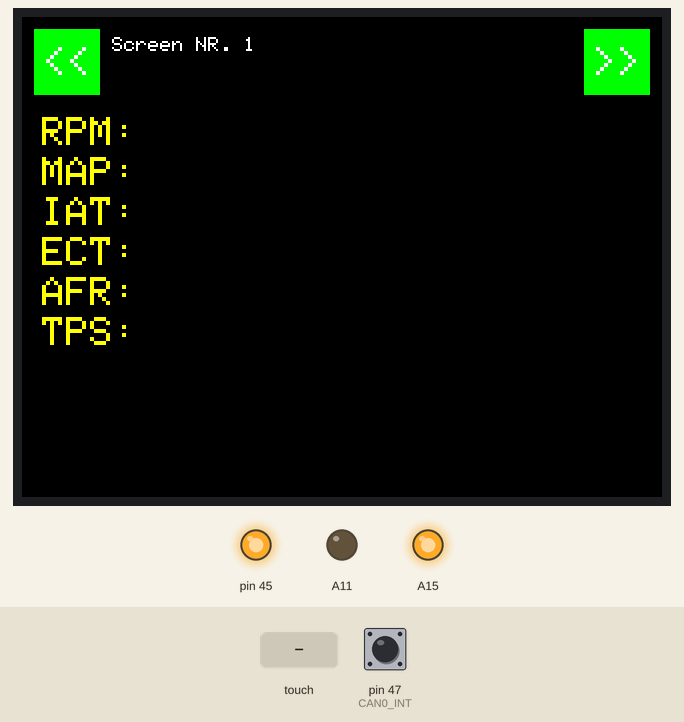
Simulated run of this sketch. Board: Arduino Mega 2560, built with avr-gcc and run on an emulated ATmega2560. On the bench: 320×240 colour display, output pins drawn as LEDs (lit = HIGH). The inputs (shaded band) are chosen by the test bench; at power-on: pin 47 (CAN0_INT) HIGH. What the sketch prints to the serial monitor is not drawn.

Above: at 4.7 s.
4.8 s: touch panel pressed at 87 % / 90 % of its raw x / y range
At 5.4 s:
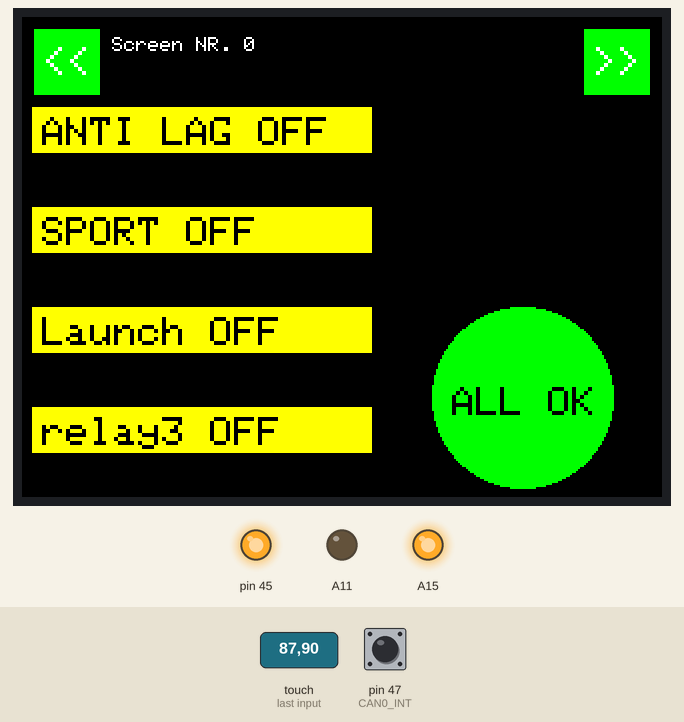
6.4 s: touch panel pressed at 13 % / 50 % of its raw x / y range
At 7.2 s:
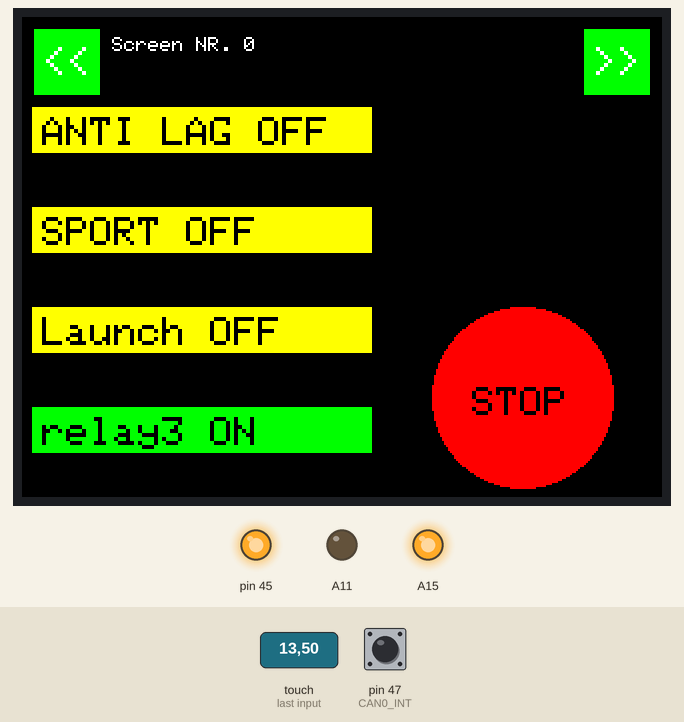
7.9 s: touch panel pressed at 38 % / 50 % of its raw x / y range
At 8.3 s:
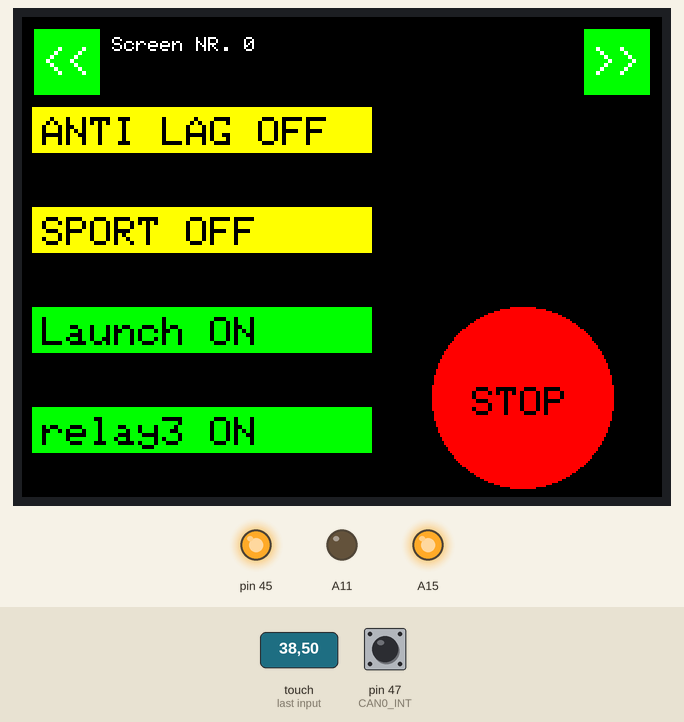
9.4 s: touch panel pressed at 87 % / 90 % of its raw x / y range
At 10.2 s:
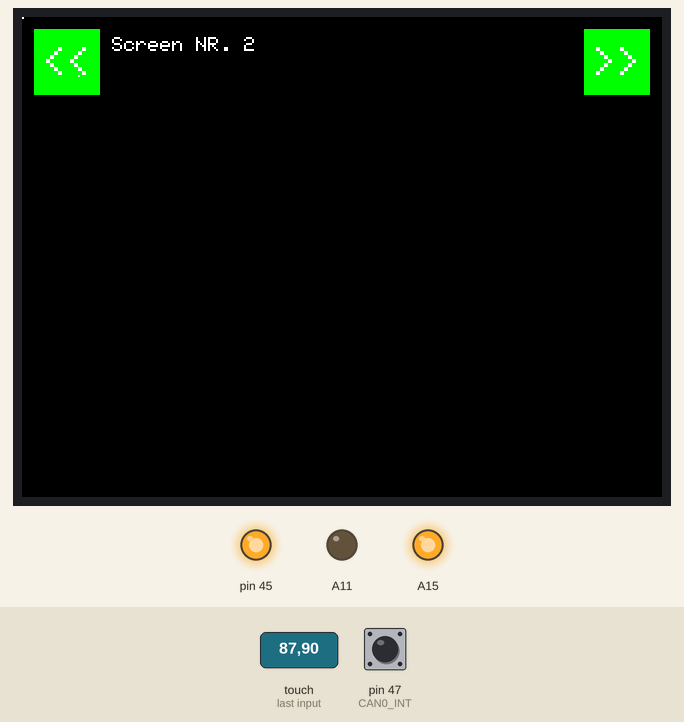
12.9 s: touch panel pressed at 87 % / 90 % of its raw x / y range
At 13.9 s:
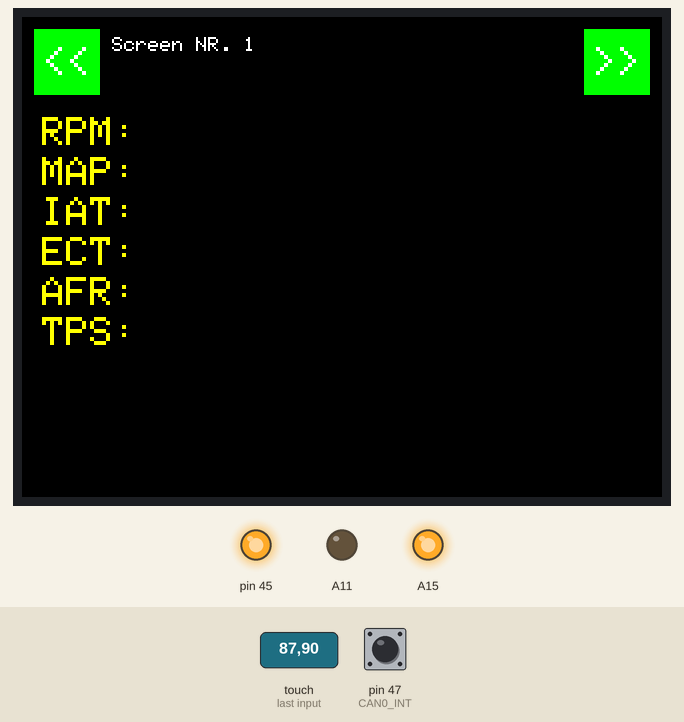
Timing chart, 0 to 15.4 s (numbered marks = the images above; inputs shaded):
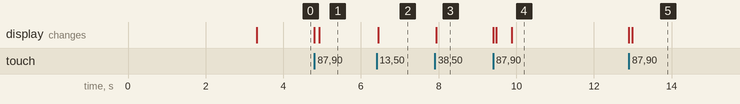

Measured:
- after the input at 4.8 s, the display: first changes at once (image 1 shows a later state)
- after the input at 6.4 s, the display: changes at once (image 2)
- after the input at 7.9 s, the display: changes at once (image 3)
- after the input at 9.4 s, the display: first changes at once (image 4 shows a later state)
- after the input at 12.9 s, the display: first changes at once (image 5 shows a later state)

The sketch:

Arduino_Bluetooch_mega.ino
```cpp
// ARDUINO MEGA   pins   MOSI 51    MISO 50    SCK 52    int 47    cs (chip select )49
////////////////////////////////////////////////////////
//


//Axilometer   A15 = vcc   A14=x   A13 = y  A12= z   A11=GND


#include <mcp_can.h>
#include <SPI.h>
#include <Adafruit_TFTLCD.h>
#include <Adafruit_GFX.h>
#include <TouchScreen.h>


#define LCD_CS A3
#define LCD_CD A2
#define LCD_WR A1
#define LCD_RD A0
#define LCD_RESET A4

#define TS_MINX 122
#define TS_MINY 73
#define TS_MAXX 914
#define TS_MAXY 914

#define YP A3
#define XM A2
#define YM 9
#define XP 8

#define BLACK   0x0000
#define BLUE    0x001F
#define RED     0xF800
#define GREEN   0x07E0
#define CYAN    0x07FF
#define MAGENTA 0xF81F
#define YELLOW  0xFFE0
#define WHITE   0xFFFF

Adafruit_TFTLCD tft(LCD_CS, LCD_CD, LCD_WR, LCD_RD, LCD_RESET);


TouchScreen ts = TouchScreen(XP, YP, XM, YM, 364);

boolean buttonEnabled = true;
int screen_nr = 1;
boolean ExtraButtonScreen0 = false;
boolean ExtraButtonScreen1 = false;
boolean ExtraButtonScreen2 = false;

bool antilag = false;
bool relay1 = false;
bool relay2 = false;
bool relay3 = false;
bool relay4 = false;
bool chekEngineLight = true;


struct CanInMesages
{
	unsigned int rpm;
	int map;
	int iat;
	int ect;
	unsigned char  afr;
	int tps;
};

CanInMesages parameters;

byte dataToSend[8] = { 0x00, 0x00, 0x00, 0x00, 0x00, 0x00, 0x00, 0x00 };
unsigned long CanSendTimer = 0;

long unsigned int rxId;
unsigned char len = 0;
unsigned char rxBuf[8];
char msgString[128];                        // Array to store serial string

#define CAN0_INT 47                              // Set INT to pin 2
MCP_CAN CAN0(49);                               // Set CS to pin 10

void FirstSceen() {

	tft.fillScreen(BLACK);
	tft.drawRect(0, 0, 319, 240, YELLOW);

	tft.setCursor(40, 50);
	tft.setTextColor(GREEN);
	tft.setTextSize(8);
	tft.print("P D K");

	tft.setCursor(65, 130);
	tft.setTextColor(WHITE);
	tft.setTextSize(3);
	tft.print("ChipTuning");

	tft.setCursor(80, 180);
	tft.setTextColor(YELLOW);
	tft.setTextSize(3);
	tft.print("CAN BUS ");

	//PrintButtonsTop();
}


void setup()
{
	Serial.begin(115200);

	tft.reset();
	uint16_t identifier = tft.readID();
	tft.begin(identifier);
	tft.setRotation(1);

	// Initialize MCP2515 running at 16MHz with a baudrate of 500kb/s and the masks and filters disabled.
	if (CAN0.begin(MCP_ANY, CAN_500KBPS, MCP_8MHZ) == CAN_OK)
		Serial.println("MCP2515 Initialized Successfully!");
	else
		Serial.println("Error Initializing MCP2515...");

	CAN0.setMode(MCP_NORMAL);                     // Set operation mode to normal so the MCP2515 sends acks to received data.

	pinMode(CAN0_INT, INPUT_PULLUP);                            // Configuring pin for /INT input
	pinMode(45, OUTPUT);
	digitalWrite(45, HIGH);                          //  POWER +5 Volt for can module

	pinMode(A15, OUTPUT);
	digitalWrite(A15, HIGH);
	pinMode(A11, OUTPUT);
	digitalWrite(A11, LOW);

	FirstSceen();
	delay(3000);
	GetScreen();
}

void loop()
{

	getMeasge();
	TachpadLocation();

	if ((millis() - CanSendTimer) > 250)
	{
		byte sndStat = CAN0.sendMsgBuf(0x100, 0, 8, dataToSend);
		//Serial.println(dataToSend[0]);

		if (parameters.ect>105)
		{
			chekEngineLight = true;

		}

		if (relay2)
		{
			if (parameters.tps>95)
			{
				relay2 = false;
				dataToSend[2] = 0;
				if (ExtraButtonScreen0 )
				{
					Screen0();
				}
			}
		}

		CanSendTimer = millis();
	}

}

void PrintButtonsTop() {
	tft.fillRect(5, 5, 35, 35, GREEN);
	tft.drawRect(5, 5, 35, 35, BLACK);
	tft.setCursor(10, 15);
	tft.setTextColor(WHITE);
	tft.setTextSize(2);
	tft.print("<<");

	tft.fillRect(280, 5, 35, 35, GREEN);
	tft.drawRect(280, 5, 35, 35, BLACK);
	tft.setCursor(285, 15);
	tft.setTextColor(WHITE);
	tft.setTextSize(2);
	tft.print(">>");
}

void getMeasge() {

	if (!digitalRead(CAN0_INT))                         // If CAN0_INT pin is low, read receive buffer
	{
		CAN0.readMsgBuf(&rxId, &len, rxBuf);      // Read data: len = data length, buf = data byte(s)

		sprintf(msgString, "Standard ID: 0x%.3lX       DLC: %1d  Data:", rxId, len);   // Determine if ID is standard (11 bits) or extended (29 bits)

		Serial.print(msgString);


		for (byte i = 0; i < len; i++) {
			sprintf(msgString, " 0x%.2X", rxBuf[i]);
			Serial.print(msgString);

		}
		Serial.print(msgString);
		Serial.println();

		unsigned char a = 0;
		unsigned char b = 0;

		switch (rxId)
		{
		case 0x280:
			parameters.rpm = 0;
			a = rxBuf[2];
			b = rxBuf[3];

			((unsigned char*)(&parameters.rpm))[0] = a;
			((unsigned char*)(&parameters.rpm))[1] = b;

			//Serial.println("debug 640/////////////////");
			if (ExtraButtonScreen1)
			{
				Screen1(true);
			}
			break;
		case 0x5f2:
			parameters.map = 0;
			a = rxBuf[2];
			b = rxBuf[3];
			((unsigned char*)(&parameters.map))[0] = b;
			((unsigned char*)(&parameters.map))[1] = a;
			parameters.map = parameters.map - 1000;

			parameters.iat = 0;
			a = rxBuf[4];
			b = rxBuf[5];
			((unsigned char*)(&parameters.iat))[0] = b;
			((unsigned char*)(&parameters.iat))[1] = a;
			parameters.iat = ((parameters.iat  / 10) -32) * 5 / 9;

			parameters.ect = 0;
			a = rxBuf[6];
			b = rxBuf[7];
			((unsigned char*)(&parameters.ect))[0] = b;
			((unsigned char*)(&parameters.ect))[1] = a;
			parameters.ect = ((parameters.ect / 10) - 32) * 5 / 9;

			break;
		case 0x5f3:
			parameters.tps = 0;
			a = rxBuf[0];
			b = rxBuf[1];
			((unsigned char*)(&parameters.tps))[0] = b;
			((unsigned char*)(&parameters.tps))[1] = a;
			parameters.tps = map(parameters.tps, 0, 1023, 0, 100);

			break;

		case 0x60F:
			//parameters.afr = 0;
			a = rxBuf[0];
			parameters.afr = a;


			break;
		default:
			break;
		}
	}
}

unsigned char CalcCHK() {

	int ch = 0;
	ch += rxId += len;
	for (size_t i = 0; i < sizeof(rxBuf); i++)
	{
		ch += rxBuf[i];
	}

	int u = ch / 11;
	unsigned char chk = 11 - u;
	Serial.println(ch);
	Serial.println(u);
	Serial.println(chk);

	return chk;
}


void TachpadLocation() {

	TSPoint p = ts.getPoint();

	if (p.z > ts.pressureThreshhold) {

		p.x = map(p.x, TS_MAXX, TS_MINX, 0, 240);
		p.y = map(p.y, TS_MAXY, TS_MINY, 0, 320);

		Serial.print(p.x);
		Serial.print("    ");
		Serial.print(p.y);
		Serial.print("    ");
		Serial.println(p.z);

		if (p.x > 0 && p.x < 40 && p.y > 0 && p.y < 40 && buttonEnabled) {

			buttonEnabled = false;
			screen_nr--;

			pinMode(XM, OUTPUT);
			pinMode(YP, OUTPUT);
			Serial.println("minussss");

			GetScreen();
			delay(200);

		}
		if (p.x > 0 && p.x < 40 && p.y > 280 && p.y < 320 && buttonEnabled) {

			buttonEnabled = false;
			screen_nr++;

			pinMode(XM, OUTPUT);
			pinMode(YP, OUTPUT);
			Serial.println("Pluss");

			GetScreen();
			delay(200);

		}

		if (p.x > 44 && p.x < 67 && p.y > 47 - 40 && p.y < 218 - 40 && buttonEnabled && ExtraButtonScreen0) {

			buttonEnabled = false;

			pinMode(XM, OUTPUT);
			pinMode(YP, OUTPUT);

			antilag = !antilag;
			Serial.print("ALS ");
			Serial.println(antilag);
			Screen0();
			delay(200);

		}
		if (p.x > 95 && p.x < 120 && p.y > 47 - 40 && p.y < 218 - 40 && buttonEnabled && ExtraButtonScreen0) {

			buttonEnabled = false;

			pinMode(XM, OUTPUT);
			pinMode(YP, OUTPUT);

			relay1 = !relay1;
			Serial.print("rel1 ");
			Serial.println(relay1);
			Screen0();
			delay(200);

		}
		if (p.x > 144 && p.x < 167 && p.y > 47 - 40 && p.y < 218 - 40 && buttonEnabled && ExtraButtonScreen0) {

			buttonEnabled = false;

			pinMode(XM, OUTPUT);
			pinMode(YP, OUTPUT);

			relay2 = !relay2;
			Serial.print("relay2 ");
			Serial.println(relay2);
			Screen0();
			delay(200);

		}
		if (p.x > 194 && p.x < 218 && p.y > 47 - 40 && p.y < 218 - 40 && buttonEnabled && ExtraButtonScreen0) {

			buttonEnabled = false;

			pinMode(XM, OUTPUT);
			pinMode(YP, OUTPUT);

			relay3 = !relay3;
			Serial.print("relay3 ");
			Serial.println(relay3);
			chekEngineLight = !chekEngineLight;
			Screen0();
			delay(200);

		}
		if (buttonEnabled && ExtraButtonScreen2) {

			buttonEnabled = false;

			Screen2(p.x, p.y);

		}
		if (p.x >230 && p.x < 260 && p.y > 0 && p.y < 20 && buttonEnabled && ExtraButtonScreen2) {

			buttonEnabled = false;

			GetScreen();
			delay(100);

		}
	}

}

void GetScreen() {

	if (screen_nr > 2) screen_nr = 0;
	if (screen_nr < 0) screen_nr = 2;

	if (screen_nr != 0) ExtraButtonScreen0 = false;
	if (screen_nr != 1) ExtraButtonScreen1 = false;
	if (screen_nr != 2) ExtraButtonScreen2 = false;


	Serial.println(screen_nr);

	switch (screen_nr)
	{
	case 0:
		tft.fillScreen(BLACK);
		PrintButtonsTop();
		prinoOnTEST(screen_nr);
		Screen0();

		ExtraButtonScreen0 = true;

		delay(200);
		buttonEnabled = true;
		break;

	case 1:
		tft.fillScreen(BLACK);
		PrintButtonsTop();
		prinoOnTEST(screen_nr);

		Screen1(false);

		ExtraButtonScreen1 = true;

		delay(200);
		buttonEnabled = true;
		break;
	case 2:
		tft.fillScreen(BLACK);
		PrintButtonsTop();
		prinoOnTEST(screen_nr);

		Screen2(0, 0);

		ExtraButtonScreen2 = true;

		delay(200);
		buttonEnabled = true;
		break;

	default:
		break;
	}


}

void prinoOnTEST(int n) {

	tft.setCursor(45, 10);
	tft.setTextColor(WHITE);
	tft.setTextSize(1);
	tft.print("Screen NR. ");
	tft.print(n);

}

void Screen0() {
	pinMode(XM, OUTPUT);
	pinMode(YP, OUTPUT);

	if (antilag)
	{
		tft.fillRect(45 - 40, 45, 170, 23, GREEN);
		tft.setCursor(50 - 40, 50);
		tft.setTextColor(BLACK);
		tft.setTextSize(2);
		tft.print("ANTI LAG ON ");

		dataToSend[0] = 1;
	}
	else
	{
		tft.fillRect(45 - 40, 45, 170, 23, YELLOW);
		tft.setCursor(50 - 40, 50);
		tft.setTextColor(BLACK);
		tft.setTextSize(2);
		tft.print("ANTI LAG OFF ");
		dataToSend[0] = 0;
	}

	if (relay1)
	{
		tft.fillRect(45 - 40, 95, 170, 23, GREEN);
		tft.setCursor(50 - 40, 100);
		tft.setTextColor(BLACK);
		tft.setTextSize(2);
		tft.print("SPORT ON ");

		dataToSend[1] = 1;
	}
	else
	{
		tft.fillRect(45 - 40, 95, 170, 23, YELLOW);
		tft.setCursor(50 - 40, 100);
		tft.setTextColor(BLACK);
		tft.setTextSize(2);
		tft.print("SPORT OFF ");
		dataToSend[1] = 0;
	}

	if (relay2)
	{
		tft.fillRect(45 - 40, 145, 170, 23, GREEN);
		tft.setCursor(50 - 40, 150);
		tft.setTextColor(BLACK);
		tft.setTextSize(2);
		tft.print("Launch ON ");

		dataToSend[2] = 1;
	}
	else
	{
		tft.fillRect(45 - 40, 145, 170, 23, YELLOW);
		tft.setCursor(50 - 40, 150);
		tft.setTextColor(BLACK);
		tft.setTextSize(2);
		tft.print("Launch OFF ");
		dataToSend[2] = 0;
	}

	if (relay3)
	{
		tft.fillRect(45 - 40, 195, 170, 23, GREEN);
		tft.setCursor(50 - 40, 200);
		tft.setTextColor(BLACK);
		tft.setTextSize(2);
		tft.print("relay3 ON ");

		dataToSend[3] = 1;
	}
	else
	{
		tft.fillRect(45 - 40, 195, 170, 23, YELLOW);
		tft.setCursor(50 - 40, 200);
		tft.setTextColor(BLACK);
		tft.setTextSize(2);
		tft.print("relay3 OFF ");
		dataToSend[3] = 0;
	}

	if (chekEngineLight)
	{
		//tft.fillRect(195, 195, 80, 23, GREEN);
		tft.fillCircle(250, 190, 45, GREEN);
		tft.setCursor(215, 185);
		tft.setTextColor(BLACK);
		tft.setTextSize(2);
		tft.print("ALL OK ");
	}
	else
	{
		//tft.fillRect(195, 195, 80, 23, RED);
		tft.fillCircle(250, 190, 45, RED);
		tft.setCursor(225, 185);
		tft.setTextColor(BLACK);
		tft.setTextSize(2);
		tft.print("STOP");

	}

	buttonEnabled = true;
}


void Screen1(bool x) {

	pinMode(XM, OUTPUT);
	pinMode(YP, OUTPUT);

	if (x)
	{
		tft.fillRect(55, 45, 80, 23, BLACK);
		tft.setCursor(60, 50);

		if (parameters.rpm<400)
		{
			tft.setTextColor(BLUE);
			tft.setTextSize(2);
			tft.print(parameters.rpm);
		}
		else if(parameters.rpm>7000){
			tft.setTextColor(RED);
			tft.setTextSize(2);
			tft.print(parameters.rpm);
		}
		else
		{
			tft.setTextColor(YELLOW);
			tft.setTextSize(2);
			tft.print(parameters.rpm);
		}

		tft.drawFastHLine(150, 55, 200, BLACK);
		tft.drawFastHLine(150, 55, parameters.rpm / 50, RED);

		tft.fillRect(55, 65, 80, 23, BLACK);
		tft.setCursor(60, 70);
		tft.setTextColor(YELLOW);
		tft.setTextSize(2);
		tft.print(parameters.map);

		tft.fillRect(55, 85, 80, 23, BLACK);
		tft.setCursor(60, 90);
		tft.setTextColor(YELLOW);
		tft.setTextSize(2);
		tft.print(parameters.iat);

		tft.fillRect(55, 105, 80, 23, BLACK);
		tft.setCursor(60, 110);

		if (parameters.ect<50)
		{
			tft.setTextColor(BLUE);
			tft.setTextSize(2);
			tft.print(parameters.ect);
		}
		else if (parameters.ect>102) {
			tft.setTextColor(RED);
			tft.setTextSize(2);
			tft.print(parameters.ect);
		}
		else
		{
			tft.setTextColor(YELLOW);
			tft.setTextSize(2);
			tft.print(parameters.ect);
		}


		tft.fillRect(55, 125, 80, 23, BLACK);
		tft.setCursor(60, 130);
		tft.setTextColor(YELLOW);
		tft.setTextSize(2);
		tft.print(parameters.afr);

		tft.fillRect(55, 145, 80, 23, BLACK);
		tft.setCursor(60, 150);
		tft.setTextColor(YELLOW);
		tft.setTextSize(2);
		tft.print(parameters.tps);
	}
	else
	{
		tft.setCursor(10, 50);
		tft.setTextColor(YELLOW);
		tft.setTextSize(2);
		tft.print("RPM: ");

		tft.setCursor(10, 70);
		tft.setTextColor(YELLOW);
		tft.setTextSize(2);
		tft.print("MAP: ");

		tft.setCursor(10, 90);
		tft.setTextColor(YELLOW);
		tft.setTextSize(2);
		tft.print("IAT: ");

		tft.setCursor(10, 110);
		tft.setTextColor(YELLOW);
		tft.setTextSize(2);
		tft.print("ECT: ");

		tft.setCursor(10, 130);
		tft.setTextColor(YELLOW);
		tft.setTextSize(2);
		tft.print("AFR: ");

		tft.setCursor(10, 150);
		tft.setTextColor(YELLOW);
		tft.setTextSize(2);
		tft.print("TPS: ");
	}


}

void Screen2(int x, int y) {

	pinMode(XM, OUTPUT);
	pinMode(YP, OUTPUT);

	//Axilometer   A15 = vcc   A14=x   A13 = y  A12= z   A11=GND

	/*
	tft.fillRect(5, 145, 220, 23, BLACK);
	tft.setCursor(10, 150);
	tft.setTextColor(YELLOW);
	tft.setTextSize(2);
	tft.print("Z:");
	tft.print(analogRead(A12));
	tft.print(" Y:");
	tft.print(analogRead(A13));
	tft.print(" X:");
	tft.print(analogRead(A14));
	*/

	tft.drawPixel(y, x, WHITE);

	buttonEnabled = true;

}
```
